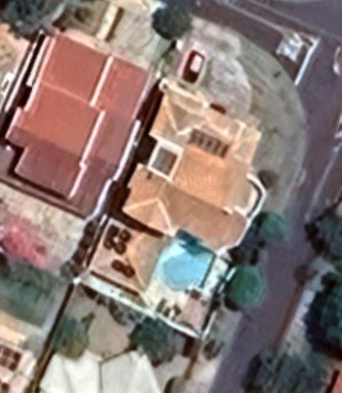
#> input picture data/images/image-103.png, 342 x 393 px; its folder holds 4 pictures in this run
$ python image_processing.py
#> lines starting #> are read from the running program, lines starting #| are printed output that depends on the picture
import os
import cv2
import numpy as np
import matplotlib.pyplot as plt
import random

def load_image(image_path):
#> called with image_path = '../data/images/image-103.png'
    image = cv2.imread(image_path)
#> image is the input picture: shape (393, 342, 3); mean B, G, R 115.9, 120.9, 138
    if image is None:
        raise ValueError("Não foi possível carregar a imagem.")
    return cv2.cvtColor(image, cv2.COLOR_BGR2RGB)

def change_brightness_contrast(image, brightness=30, contrast=30):
#> called with brightness = 40, contrast = 40
    img = np.int16(image)
    img = img * (contrast / 127 + 1) - contrast + brightness
    img = np.clip(img, 0, 255)
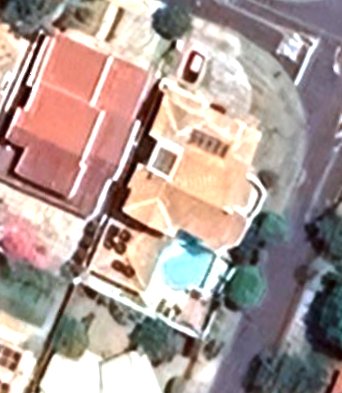
#> img: shape (393, 342, 3) float64; mean R, G, B 173.9, 155.3, 149.4
    return np.uint8(img)
#> call 2 of change_brightness_contrast, with brightness = -40, contrast = 40
#> in change_brightness_contrast (call 2), `img = np.clip(img, 0, 255)`:
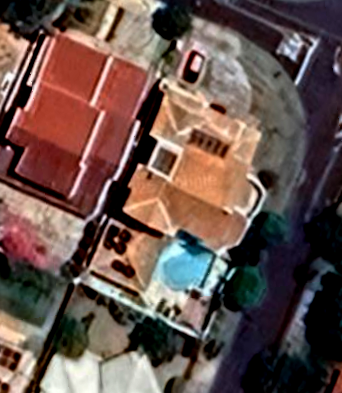
#> img: shape (393, 342, 3) float64; mean R, G, B 104.5, 83, 76.8

def blur_image(image, ksize=5):
#> called with ksize = 7
    return cv2.GaussianBlur(image, (ksize, ksize), 0)

def add_noise(image, intensity=10):
#> called with intensity = 10
    noise = np.random.randint(0, intensity, image.shape, dtype='uint8')
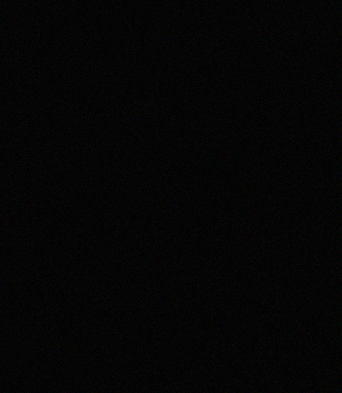
#> noise: shape (393, 342, 3); mean R, G, B 4.48, 4.51, 4.51
    noisy_image = cv2.add(image, noise)
    return noisy_image

def histogram_equalization(image):
    img_yuv = cv2.cvtColor(image, cv2.COLOR_RGB2YUV)
#> img_yuv: shape (393, 342, 3); mean of channels 0, 1, 2 125.5, 123.3, 139
    img_yuv[:, :, 0] = cv2.equalizeHist(img_yuv[:, :, 0])
#> img_yuv: shape (393, 342, 3); mean of channels 0, 1, 2 128.2, 123.3, 139
    return cv2.cvtColor(img_yuv, cv2.COLOR_YUV2RGB)
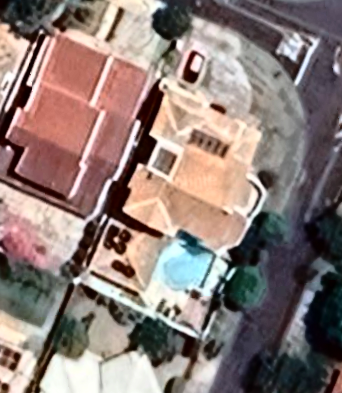
#> returned value: shape (393, 342, 3); mean R, G, B 140.3, 123.6, 118.8

def increase_saturation(image, factor=1.5):
#> called with factor = 1.7
    hsv = cv2.cvtColor(image, cv2.COLOR_RGB2HSV).astype(np.float32)
    hsv[:, :, 1] *= factor
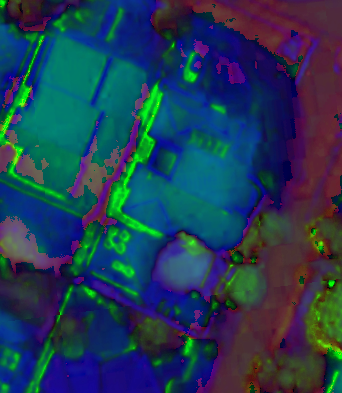
#> hsv: shape (393, 342, 3) float32; mean R, G, B 57, 100.3, 142.4; drawn with min black and max white
    hsv = np.clip(hsv, 0, 255).astype(np.uint8)
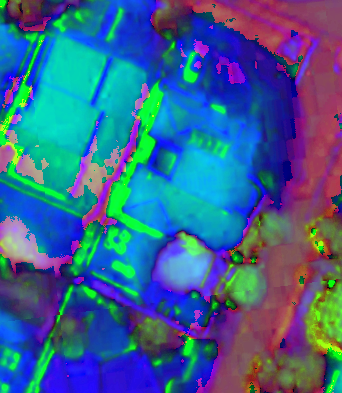
#> hsv: shape (393, 342, 3); mean R, G, B 57, 97.6, 142.4
    return cv2.cvtColor(hsv, cv2.COLOR_HSV2RGB)
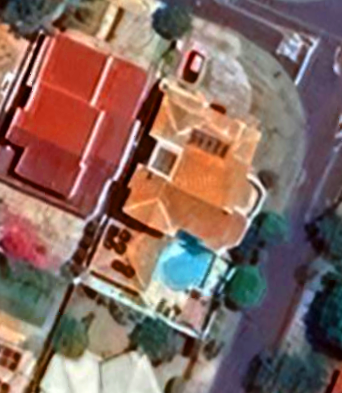
#> returned value: shape (393, 342, 3); mean R, G, B 134.9, 106, 97.5

def apply_augmentations(image):
    augmentations = {
        "Original": image,
        "Brilho Alto/Contraste": change_brightness_contrast(image, 40, 40),
        "Brilho Baixo/Contraste": change_brightness_contrast(image, -40, 40),
        "Desfocado": blur_image(image, 7),
        "Com Pouco Ruído": add_noise(image, intensity=10),
        "Equalização de Histograma": histogram_equalization(image),
        "Mais Saturado": increase_saturation(image, factor=1.7)
    }
    return augmentations

def main():
    image_folder = "../data/images"
    image_files = [f for f in os.listdir(image_folder) if f.endswith(('.png', '.jpg', '.jpeg'))]

    if not image_files:
        print("Nenhuma imagem encontrada na pasta.")
        return

    image_path = os.path.join(image_folder, image_files[1])
    image = load_image(image_path)

    augmentations = apply_augmentations(image)
#> augmentations = 7 items
    num_images = len(augmentations)
#> num_images = 7
    cols = 3
    rows = (num_images + cols - 1) // cols
#> rows = 3

    fig, axes = plt.subplots(rows, cols, figsize=(15, 10))
    axes = axes.flatten()

    for ax, (title, img) in zip(axes, augmentations.items()):
        ax.imshow(img)
        ax.set_title(title)
        ax.axis("off")
#> this loop made 7 passes
#> title on passes 1 to 7: 'Original', 'Brilho Alto/Contraste', 'Brilho Baixo/Contraste', 'Desfocado', 'Com Pouco Ruído', 'Equalização de Histograma', 'Mais Saturado'

    for ax in axes[num_images:]:
        ax.axis("off")
#> this loop made 2 passes

    plt.tight_layout()
    plt.show()

if __name__ == "__main__":
    main()
